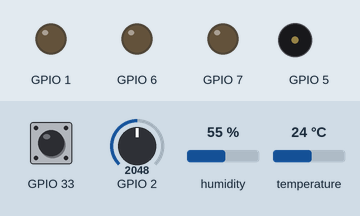
Recording of a program running on a simulated ESP32 board running MicroPython. On the bench: output pins drawn as LEDs (lit = HIGH), buzzer (waves = sounding). Dashed ring = blinking. The inputs (shaded band) are chosen by the test bench; at power-on: GPIO 33 LOW, temperature 24 °C, GPIO 2 = 2048, humidity 55 % (analog values on the 0–4095 scale). WiFi joins after 1.5 s; web requests get an empty 200 reply after 0.4 s; pins used as bus, display or sensor lines are not drawn; what the program prints to the serial console is not drawn.

Above: at 2.7 s.
2.8 s: GPIO 33 pulled HIGH for 0.15 s
At 3.16 s:
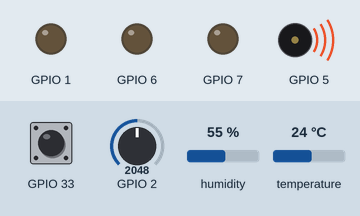
At 3.7 s:
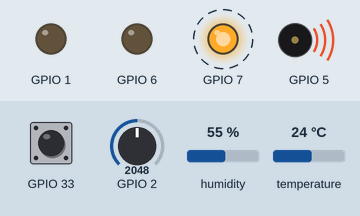
5.9 s: temperature set to 34.6 °C
8.9 s: temperature set to 35.3 °C
At 9.9 s:
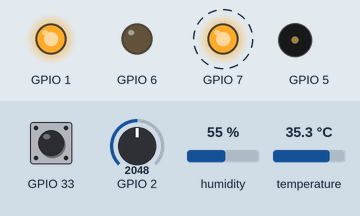
11.9 s: temperature set to 33 °C
At 13.0 s:
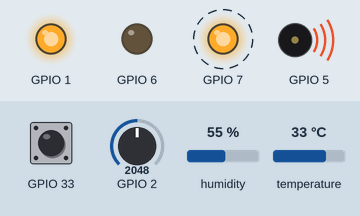
14.9 s: GPIO 2 set to 2744
17.9 s: GPIO 2 set to 2870
Timing chart, 0 to 20.8 s (numbered marks = the images above; inputs shaded):
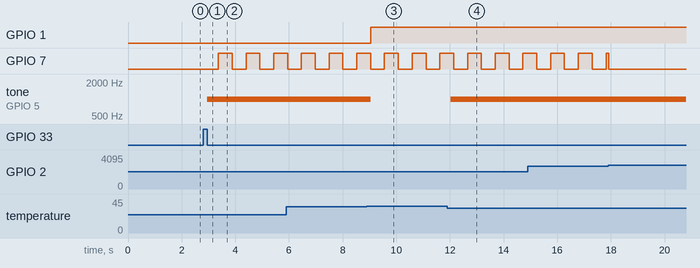

Measured:
- the behaviour switches between 34.9 and 35 °C on temperature (found by bisection; images 2 and 3)
- after the input at 2.8 s, GPIO 7: alternates HIGH for 0.52 s and LOW for 0.52 s, starting after 0.57 s; tone on GPIO 5: silent → 1000 Hz after 0.15 s
- after the input at 8.9 s, GPIO 1: LOW → HIGH after 0.14 s; tone on GPIO 5: 1000 Hz → silent after 0.14 s
- after the input at 11.9 s, tone on GPIO 5: silent → 1000 Hz after 0.14 s

The program:

main_examen.py
```python
import network, time, ujson
import urequests
from entrada_digital import Entrada_digital
from salida_digital import Salida_Digital
from salida_pwm import SalidaPWM
from entrada_analoga import SenalAnaloga
from htu21d import HTU21D

from machine import Pin, I2C

#pines
PIN_BOTON = 33
PIN_LED_VERDE = 5
PIN_LED_ROJO = 6
PIN_LED_BLANCO = 7
PIN_RELE = 1
PIN_YL69 = 2

#htu21d
PIN_SDA = 3
PIN_SCL = 4

#wifi
WIFI_SSID = 'Redmi Note 13 Pro'
WIFI_PASS = 'chesterteamo123'
BACKEND = 'http://10.207.120.177:5000'
URL_ENVIO = BACKEND + '/devices/insert'


YL69_SECO = 4095
YL69_MOJADO = 2250

TIEMPO_REBOTE = 50
TIEMPO_PARPADEO = 500
TIEMPO_TRANSMISION = 15000
TIEMPO_LECTURA = 1000

#objetos
boton = Entrada_digital(PIN_BOTON, modo_pull=Pin.PULL_DOWN)
led_verde = SalidaPWM(PIN_LED_VERDE)
led_rojo = Salida_Digital(PIN_LED_ROJO)
led_blanco = Salida_Digital(PIN_LED_BLANCO)
rele = Salida_Digital(PIN_RELE)
sensor_suelo = SenalAnaloga(PIN_YL69)

#i2c para htu21d
i2c = I2C(0, scl=Pin(PIN_SCL), sda=Pin(PIN_SDA), freq=100000)
sensor_ambiente= HTU21D(i2c)

#Esistema comienza en apagado
sistema_encendido = False

#estado boton PARA ANTIRREBOTE
boton_anterior = 0
boton_estable = 0
tiempo_cambio_boton = time.ticks_ms()

#estado led blanco PARA PARPADEO SIN SLEEP
led_blanco_estado = 0
tiempo_led_blanco = time.ticks_ms()

#estado ventilador GUARDA ESTADO ANTERIOR DEL VENTILADOR
ventilador_encendido = False

#tiempo transmisicion
tiempo_ultima_transmision = time.ticks_ms()

######funciones

def apagar_sistema(): #actuadores apagados, pwm del verde en 0
    led_verde.escribir(0)
    led_rojo.apagar()
    led_blanco.apagar()
    rele.apagar()

def convertir_humedad_suelo(valor_adc): #lectura adc del yl69 a porcentaje. YL69 ES RESISTIVO. SECO DA VALOR ALTO, MOJADO DA VALOR BAJO
    if YL69_SECO == YL69_MOJADO:
        return 0 # evita dividir por cero

    porcentaje = ( YL69_SECO - valor_adc ) / (YL69_SECO - YL69_MOJADO) * 100
    if porcentaje < 0:
        porcentaje = 0

    if porcentaje > 100:
        porcentaje = 100 #recortan el resultado entre cero y uno

    return porcentaje

def leer_sensores(): #htu21d duvuelve temperatura y humedad ambiente
    temperatura, humedad_ambiente = sensor_ambiente.measure()
    valor_suelo = sensor_suelo.leer_valor()
    humedad_suelo = convertir_humedad_suelo(valor_suelo)   #lee adc del suelo y lo convierte en %
    return temperatura, humedad_ambiente, humedad_suelo

def controlar_temperatura(temperatura): #control led verde, rojo y ventilador segun temperatura
    global ventilador_encendido #usa global pq modifica una variable fuera de la funcion
    if temperatura < 28:
        led_verde.escribir(30)
        led_rojo.apagar()

    elif temperatura < 35:
        led_verde.escribir(70)
        led_rojo.apagar()

    elif temperatura < 40:
        led_verde.escribir(100)
        led_rojo.apagar()

    else:
        led_verde.escribir(0)
        led_rojo.encender()

    #control del ventilador, si no entra en ninguno conserva su valor anterior
    if temperatura >= 35:
        ventilador_encendido = True

    elif temperatura < 32:
        ventilador_encendido = False

    #aplicar fisicament estado ventilador

    if ventilador_encendido:
        rele.encender()

    else:
        rele.apagar()

def controlar_humedad (humedad_ambiente, humedad_suelo): #control del led blanco segun humedad ambiente y suelo
    global led_blanco_estado
    global tiempo_led_blanco

    if humedad_ambiente < 30 and humedad_suelo < 30: #exige las dos condiciones
        led_blanco.encender()
        led_blanco_estado = 1

    elif humedad_ambiente >= 70 or humedad_suelo >= 70: #con una basta, led tiene que parpadear sin usar sleep
        ahora = time.ticks_ms() #se toma la hora

        if time.ticks_diff(ahora, tiempo_led_blanco) >= TIEMPO_PARPADEO: #si ya pasaron 500ms o mas desde el ultimo cambio
            tiempo_led_blanco = ahora #guardo hora nueva
            led_blanco_estado = not led_blanco_estado #invierto el estado

            if led_blanco_estado:
                led_blanco.encender()
            else:
                led_blanco.apagar()

    else: #con cualquier otra condicion
        led_blanco.apagar()
        led_blanco_estado = 0

def crear_json(temperatura, humedad_ambiente, humedad_suelo): #contruye datos que se enviaran al servidor
    datos = {
        'sistema': 'ON',
        'temperatura': round(temperatura, 2),
        'humedad_ambiente': round(humedad_ambiente, 2),
        'humedad_suelo': round(humedad_suelo, 2),
        'led_verde_pwm': 0,
        'led_rojo': 0,
        'led_blanco': int(led_blanco_estado), #al parpadear queda como booleano
        'ventilador': 0
    }

#determinar el pwm real del led verde
    if temperatura < 28:

        datos["led_verde_pwm"] = 30

    elif temperatura < 35:

        datos["led_verde_pwm"] = 70

    elif temperatura < 40:

        datos["led_verde_pwm"] = 100

    else:

        datos["led_verde_pwm"] = 0

#led rojo
    if temperatura >= 40:

        datos["led_rojo"] = 1


    # Ventilador
    if ventilador_encendido:

        datos["ventilador"] = 1


    return datos

def conectar_wifi(): #activa interfaz estacion STA IF y si no esta conectada hace CONNECT(SSID, PASS) y espera un while is not connected
    wifi = network.WLAN(network.STA_IF)
    wifi.active(True)

    if not wifi.isconnected():
        print("Conectando a la red Wi-Fi...")
        wifi.connect(WIFI_SSID, WIFI_PASS)

        while not wifi.isconnected():
            time.sleep_ms(500)

    print("Conexión Wi-Fi establecida. Dirección IP:", wifi.ifconfig())
    return wifi

def enviar_datos(datos): #envia los dtos al servidor mediante POST a /devices/insert con header Content-Type: application/json y el body como ujson.dumps(datos)
    try:
        print("Enviando POST al servidor...")
        respuesta = urequests.post(
            URL_ENVIO,
            data=ujson.dumps(datos),
            headers={"Content-Type": "application/json"}
        )

        print("Codigo HTTP:", respuesta.status_code)
        print("Respuesta del servidor:", respuesta.text)

        respuesta.close()

    except Exception as e:
        print("Error al enviar POST:", e)
# se usa try con ecept para que en caso de que halla un error en el post se imprime el problema y el programa se sigue corriendo
##  INICIALIZACION BUECLE PRINCIPAL

#apagar todo el sistema al inicio
apagar_sistema()
print("Sistema apagado.")
print('Estado: APAGADO')

#   conexion wifi
wifi = conectar_wifi()

# bucle principal
while True:
    lectura_boton = boton.leer() #leer boton
    ahora = time.ticks_ms() #tomar hora

    if lectura_boton != boton_anterior: #si lectura distinta a la anterior
        tiempo_cambio_boton = ahora #reincia cronometro
        boton_anterior = lectura_boton #reincia boton, es decir la pulsacion actual es el nuevo punto de partida de la siguiente

    if time.ticks_diff(ahora, tiempo_cambio_boton) >= TIEMPO_REBOTE: #si lectura lleva estable 50ms o mas
        if lectura_boton != boton_estable:
            boton_estable = lectura_boton #se acepta como un cambio real

            if boton_estable == 1: #si es nuevo estado es 1, presionado
                sistema_encendido = not sistema_encendido #cambia al estado contrario

                if sistema_encendido:
                    print('Estado: ENCENDIDO')
                    tiempo_ultima_transmision = time.ticks_ms()  # Reiniciar el tiempo de transmisión al encender el sistema
                    tiempo_led_blanco = time.ticks_ms()  # Reiniciar el tiempo del LED blanco al encender el sistema

                else:
                    print('Estado: APAGADO')
                    ventilador_encendido = False
                    led_blanco_estado = 0
                    apagar_sistema()

    if not sistema_encendido: #si esta apagado, salta al inicio del bucle, no mide no controla no transmite
        continue

#Si está encendido: lee sensores → controla temperatura → controla humedad → crea el JSON → lo imprime → si pasaron ≥ 15 s desde la última transmisión, lo envía y reinicia el cronómetro.

    temperatura, humedad_ambiente, humedad_suelo = leer_sensores()
    controlar_temperatura(temperatura)
    controlar_humedad(humedad_ambiente, humedad_suelo)
    datos = crear_json(temperatura, humedad_ambiente, humedad_suelo)
    print(ujson.dumps(datos))

    #verificar transmision info cada 15 seg
    ahora = time.ticks_ms()
    if time.ticks_diff(ahora, tiempo_ultima_transmision) >= TIEMPO_TRANSMISION:
        enviar_datos(datos)
        tiempo_ultima_transmision = ahora
```

entrada_digital.py
```python
from machine import Pin
import time

class Entrada_digital:
    def __init__(self, pin, modo_pull=Pin.PULL_DOWN):
        self.pin_num = pin
        self.pin = Pin(self.pin_num, Pin.IN, modo_pull)

    def leer(self):
        return self.pin.value()
    
```

salida_digital.py
```python
from machine import Pin
import time

class Salida_Digital:
    def __init__(self, pin):
        self.pin_num = pin
        self.out = Pin(self.pin_num, Pin.OUT)

    def encender (self):
        self.out.value(1)

    def apagar (self):
        self.out.value(0)

    def toggle (self):
        self.out.value(not self.out.value())

    def parpadear(self, intervalo=0.5, veces=None):

        if veces is None:
            while True:
                self.toggle()
                time.sleep(intervalo)
        else:
            for _ in range(veces):
                self.toggle()
                time.sleep(intervalo)
```

salida_pwm.py
```python
from machine import Pin, PWM

class SalidaPWM:
    def __init__(self,pin, frecuencia=1000):
        self.pin_num= pin
        self.pwm = PWM(Pin(self.pin_num))
        self.pwm.freq(frecuencia)

    def escribir(self,valor):
        valor = max(0, min(100,valor))
        duty = int((valor/100)*65535)
        self.pwm.duty_u16(duty)

    def escribir_pot(self,valor_adc):
        duty = int((valor_adc/4095)*65535)
        self.pwm.duty_u16(duty)
```

entrada_analoga.py
```python
from machine import Pin, ADC
import time

class SenalAnaloga:
    def __init__(self, pin_adc, atenuacion=ADC.ATTN_11DB,
                 ancho=ADC.WIDTH_12BIT, vref=3.3):

        self.pin_adc = pin_adc
        self.vref = vref
        self.adc = ADC(Pin(self.pin_adc))
        self.adc.atten(atenuacion)
        self.adc.width(ancho)

    def leer_valor(self):
        return self.adc.read()

    def leer_voltaje(self):
        valor_adc = self.leer_valor()
        voltaje = (valor_adc / 4095) * self.vref
        return valor_adc, voltaje

        
```

htu21d.py
```python
import time

class HTU21D:
    def __init__(self, i2c, addr=0x40):
        self.i2c = i2c
        self.addr = addr

    def _read2(self, cmd, delay_ms=35):
        self.i2c.writeto(self.addr, bytes([cmd]))
        time.sleep_ms(delay_ms)

        d = self.i2c.readfrom(self.addr, 2)

        return (d[0] << 8) | d[1]

    def temperature(self):
        raw = self._read2(0xF3, delay_ms=50)
        return -46.85 + (175.72 * raw / 65536.0)

    def humidity(self):
        raw = self._read2(0xF5, delay_ms=50)

        rh = -6.0 + (125.0 * raw / 65536.0)

        if rh < 0:
            rh = 0

        if rh > 100:
            rh = 100

        return rh

    def measure(self):
        return self.temperature(), self.humidity()
```
